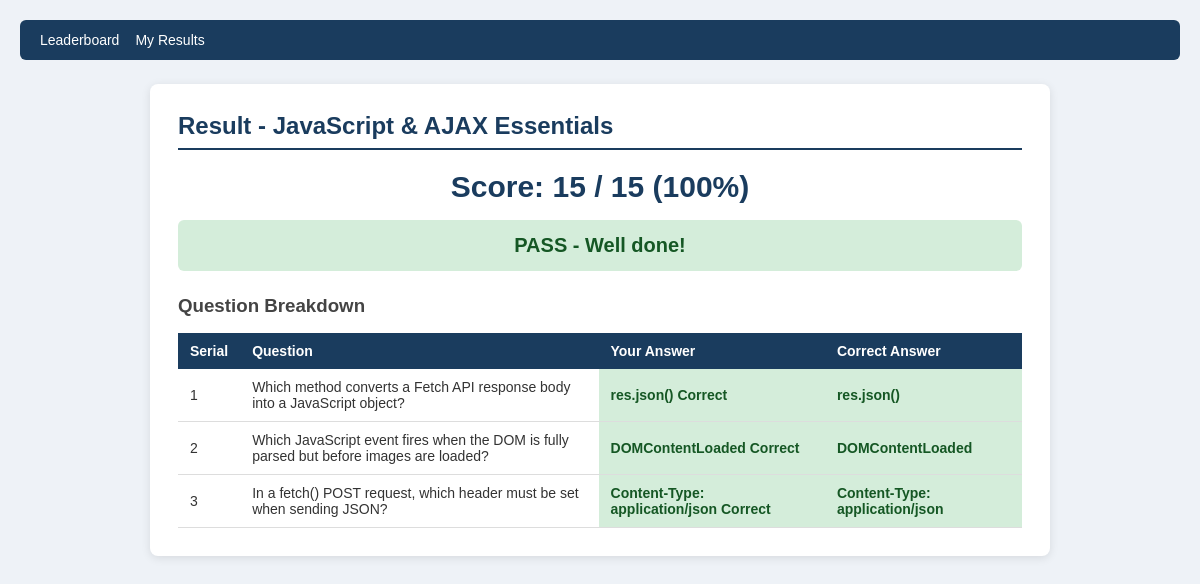
/view/Results_Leaderboard/result.php?attempt_id=4 (signed in), run on the app's committed database.
### tables this page shows
CREATE TABLE attempts (
    id            INT UNSIGNED AUTO_INCREMENT PRIMARY KEY,

    quiz_id       INT UNSIGNED NOT NULL,
    student_id    INT UNSIGNED NOT NULL,

    score         INT DEFAULT NULL,    

    started_at    TIMESTAMP NOT NULL DEFAULT CURRENT_TIMESTAMP,

    completed_at  TIMESTAMP NULL DEFAULT NULL,

    CONSTRAINT fk_attempt_quiz
        FOREIGN KEY (quiz_id)
        REFERENCES quizzes(id)
        ON DELETE CASCADE,

    CONSTRAINT fk_attempt_student
        FOREIGN KEY (student_id)
        REFERENCES users(id)
        ON DELETE CASCADE,

    CONSTRAINT uq_student_quiz
        UNIQUE KEY (student_id, quiz_id)

);

CREATE TABLE quizzes (
    id                 INT UNSIGNED  AUTO_INCREMENT PRIMARY KEY,
    instructor_id      INT UNSIGNED  NOT NULL,
    title              VARCHAR(200)  NOT NULL,
    description        TEXT,
    total_marks        INT UNSIGNED  NOT NULL DEFAULT 0,
    time_limit_minutes INT UNSIGNED  NOT NULL DEFAULT 30,
    status             ENUM('draft','published')
                                     NOT NULL DEFAULT 'draft',
    created_at         TIMESTAMP     NOT NULL DEFAULT CURRENT_TIMESTAMP,

    CONSTRAINT fk_quiz_instructor
        FOREIGN KEY (instructor_id) REFERENCES users(id)
        ON DELETE CASCADE
);

CREATE TABLE questions (
    id            INT UNSIGNED  AUTO_INCREMENT PRIMARY KEY,
    quiz_id       INT UNSIGNED  NOT NULL,
    question_text TEXT          NOT NULL,
    marks         INT UNSIGNED  NOT NULL DEFAULT 1,
    order_index   INT UNSIGNED  NOT NULL DEFAULT 0,

    CONSTRAINT fk_question_quiz
        FOREIGN KEY (quiz_id) REFERENCES quizzes(id)
        ON DELETE CASCADE
);

CREATE TABLE options (
    id           INT UNSIGNED  AUTO_INCREMENT PRIMARY KEY,
    question_id  INT UNSIGNED  NOT NULL,
    option_text  TEXT          NOT NULL,
    is_correct   TINYINT(1)    NOT NULL DEFAULT 0,

    CONSTRAINT fk_option_question
        FOREIGN KEY (question_id) REFERENCES questions(id)
        ON DELETE CASCADE
);

### controller/ResultController.php (called while the page is built, shortened)
<?php
require_once __DIR__ . "/../model/resultModel.php";
$user_id = filter_var($_SESSION["user_id"] ?? null, FILTER_VALIDATE_INT);
$user_role = $_SESSION["user_role"] ?? "";
$attempt_id = filter_var($_GET["attempt_id"] ?? ($_GET["id"] ?? 0), FILTER_VALIDATE_INT);
if ($attempt_id > 0) {
    $attempt = getAttemptById($attempt_id);
    if (!empty($attempt)) {
        $is_student_owner = $user_role === "student" && (int)$attempt["student_id"] === $user_id;
        $is_instructor_owner = $user_role === "instructor" && (int)$attempt["instructor_id"] === $user_id;
        if (!$is_student_owner && !$is_instructor_owner) {
            $attempt = [];
            $result_error = "You do not have permission to view this result.";
        } else {
            $score = (int)$attempt["score"];
            $total = (int)$attempt["total_marks"];
            $percent = $total > 0 ? ($score / $total) * 100 : 0;
            $pass = $percent >= 60;
            $attempt["score_display"] = $score . " / " . $total;
            $attempt["percent_display"] = round($percent, 1) . "%";
            $attempt["status_label"] = $pass ? "PASS" : "FAIL";
            $attempt["status_message"] = $pass ? "PASS - Well done!" : "FAIL - Better luck next time!";
            $attempt["status_class"] = $pass ? "pass" : "fail";
            $attempt["completed_at_display"] = !empty($attempt["completed_at"]) ? date("d M Y", strtotime($attempt["completed_at"])) : "-";
            $attempt["duration_display"] = $attempt["duration"] !== null ? $attempt["duration"] . " min" : "-";
            $breakdown = getAnswerBreakdown($attempt_id);
            foreach ($breakdown as $index => $row) {
                $is_correct = (bool)$row["is_correct"];
                $breakdown[$index]["row_number"] = $index + 1;
                $breakdown[$index]["selected_class"] = $is_correct ? "answer-correct" : "answer-wrong";
                $breakdown[$index]["selected_status"] = $is_correct ? "Correct" : "Wrong";
            }
        }
    }
}
?>

### model/resultModel.php (called while the page is built, shortened)
<?php
function getAttemptById(int $attempt_id)
{
    $connection  = get_database_connection();
    $sql= "SELECT a.id, a.quiz_id, a.student_id, q.instructor_id, u.name AS student_name, q.title, a.score, q.total_marks, TIMESTAMPDIFF(MINUTE, a.started_at, a.completed_at) AS duration, a.started_at, a.completed_at FROM attempts a JOIN quizzes q ON q.id = a.quiz_id JOIN users u ON u.id = a.student_id WHERE a.id = ? AND a.completed_at IS NOT NULL AND a.score IS NOT NULL LIMIT 1 ";
    $statement   = $connection->prepare($sql);
    $statement->bind_param("i", $attempt_id);
    $statement->execute();
    $result= $statement->get_result();
    $attempt   = $result->fetch_assoc();
    return $attempt ?: [];
}
function getAnswerBreakdown(int $attempt_id)
{
    $connection = get_database_connection();
    $sql = "SELECT q.question_text, selected.option_text AS selected_answer, correct.option_text AS correct_answer, selected.is_correct, q.marks FROM answers ans JOIN questions q ON q.id = ans.question_id JOIN options selected ON selected.id = ans.selected_option_id JOIN options correct ON correct.question_id = q.id AND correct.is_correct = 1 WHERE ans.attempt_id = ? ORDER BY q.order_index ASC, q.id ASC ";
    $statement    = $connection->prepare($sql);
    $statement->bind_param("i", $attempt_id);
    $statement->execute();
    $result= $statement->get_result();
    $breakdown   = $result->fetch_all(MYSQLI_ASSOC);
    return $breakdown;
}
?>

### view/Results_Leaderboard/result.php (the view, shortened to what this page needs)
<?php
require_once __DIR__ . "/../../controller/ResultController.php";
?>
<!DOCTYPE html>
<html lang="en">
<head>
    <link rel="stylesheet" href="style/result.css">
</head>
<body>
<nav>
    <a href="leaderboard.php">Leaderboard</a>
    <?php if (($user_role ?? '') === 'instructor'): ?>
        <a href="analytics.php">Analytics</a>
    <?php else: ?>
        <a href="my_results.php">My Results</a>
    <?php endif; ?>
</nav>
<div class="container">
    <?php if (!empty($result_error)): ?>
        <h2>Result</h2>
        <p><?php echo htmlspecialchars($result_error); ?></p>
        <p>
            <a href="my_results.php">Back to My Results</a>
            |
            <a href="analytics.php">Back to Analytics</a>
        </p>
    <?php else: ?>
    <h2>Result - <?php echo htmlspecialchars($attempt["title"]); ?></h2>
    <div class="score-box">
        Score: <?php echo htmlspecialchars($attempt["score_display"]); ?>
               (<?php echo htmlspecialchars($attempt["percent_display"]); ?>)
    </div>
    <div class="banner <?php echo htmlspecialchars($attempt["status_class"]); ?>">
        <?php echo htmlspecialchars($attempt["status_message"]); ?>
    </div>
    <div class="section-header">
        <h3>Question Breakdown</h3>
    </div>
    <table>
        <thead>
            <tr>
                <th>Serial</th>
                <th>Question</th>
                <th>Your Answer</th>
                <th>Correct Answer</th>
            </tr>
        </thead>
        <tbody>
            <?php foreach ($breakdown as $row): ?>
            <tr>
                <td><?php echo (int)$row["row_number"]; ?></td>
                <td><?php echo htmlspecialchars($row["question_text"]); ?></td>
                <td class="<?php echo htmlspecialchars($row["selected_class"]); ?>">
                    <?php echo htmlspecialchars($row["selected_answer"]); ?>
                    <?php echo htmlspecialchars($row["selected_status"]); ?>
                </td>
                <td class="answer-correct">
                    <?php echo htmlspecialchars($row["correct_answer"]); ?>
                </td>
            </tr>
            <?php endforeach; ?>
        </tbody>
    </table>
    <?php endif; ?>
</div>
</body>
</html>

### view/Results_Leaderboard/style/result.css (style rules this page uses)
* { box-sizing: border-box; margin: 0; padding: 0; }
body { font-family: Arial, sans-serif; background: #eef2f7; padding: 20px; color: #333; }
nav { background: #1a3c5e; padding: 12px 20px; margin-bottom: 24px; border-radius: 6px; display: flex; gap: 16px; }
nav a { color: #fff; text-decoration: none; font-size: 14px; }
.container { max-width: 900px; margin: 0 auto; background: #fff; padding: 28px; border-radius: 8px; box-shadow: 0 2px 10px rgba(0, 0, 0, 0.1); }
h2 { color: #1a3c5e; border-bottom: 2px solid #1a3c5e; padding-bottom: 8px; margin-bottom: 20px; }
h3 { margin: 20px 0 10px; color: #444; }
.score-box { text-align: center; font-size: 30px; font-weight: bold; color: #1a3c5e; margin-bottom: 16px; }
.banner { text-align: center; padding: 14px; border-radius: 6px; font-size: 20px; font-weight: bold; margin-bottom: 24px; }
.banner.pass { background: #d4edda; color: #155724; }
table { width: 100%; border-collapse: collapse; font-size: 14px; }
th { background: #1a3c5e; color: #fff; padding: 10px 12px; text-align: left; }
td { padding: 10px 12px; border-bottom: 1px solid #ddd; vertical-align: middle; }
td.answer-correct { background: #d4edda; color: #155724; font-weight: bold; }
.section-header { margin-bottom: 16px; }
.section-header h3 { margin: 0; }

### data on the page
attempts: quiz.title "JavaScript & AJAX Essentials"
questions: options.is_correct "1", question_text "Which method converts a Fetch API response body into a JavaScript object?", options.option_text "res.json()", selected_status "Correct"
questions: row_number "2", question_text "Which JavaScript event fires when the DOM is fully parsed but before images are loaded?", options.option_text "DOMContentLoaded", selected_status "Correct"
questions: row_number "3", question_text "In a fetch() POST request, which header must be set when sending JSON?", options.option_text "Content-Type: application/json", selected_status "Correct"

### other printed values
$attempt["score_display"] "15 / 15"
$attempt["percent_display"] "100%"
$attempt["status_message"] "PASS - Well done!"
